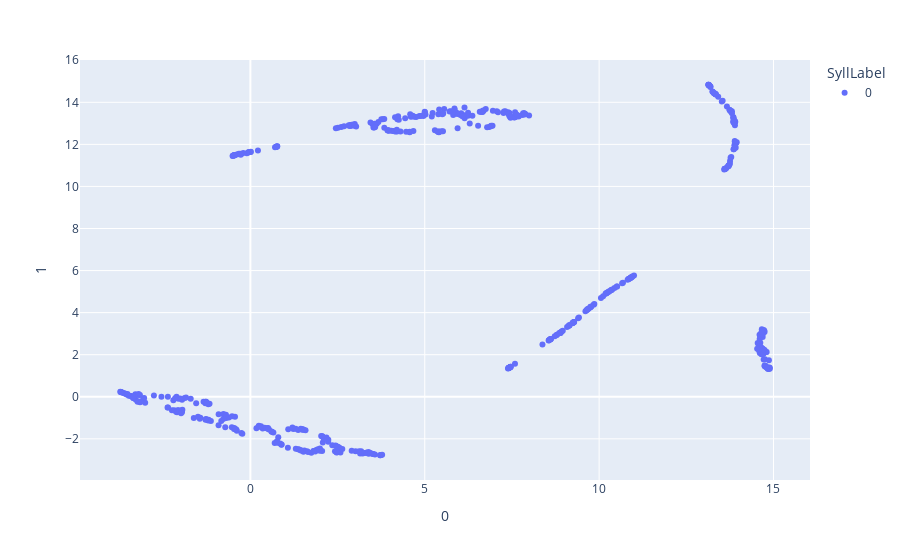

The code cell stored with this chart in its notebook:
### Code cell
umap_2d = umap.UMAP(n_components=2, init='random', n_neighbors=20, min_dist=0.01)
#umap_3d = UMAP(n_components=3, init='random', random_state=0)

proj_2d = umap_2d.fit_transform(data1)
#proj_3d = umap_3d.fit_transform(features)

fig_2d = px.scatter(
    proj_2d, x=0, y=1,
    color=data.SyllLabel, labels={'color': 'SyllLabel'}
)
# fig_3d = px.scatter_3d(
#     proj_3d, x=0, y=1, z=2,
#     color=df.species, labels={'color': 'species'}
# )
# fig_3d.update_traces(marker_size=5)

fig_2d.show()
#fig_3d.show()

### Figure 1 — Plotly figure (JSON) as saved in the notebook; plotly's stock layout.template omitted (floating-point values rounded to 4 significant figures; data arrays with more than 128 entries replaced by an {"elided": "..."} marker saying what was removed)
{"data": [{"hovertemplate": "SyllLabel=0<br>0=%{x}<br>1=%{y}<extra></extra>", "legendgroup": "0", "marker": {"color": "#636efa", "symbol": "circle"}, "mode": "markers", "name": "0", "orientation": "v", "showlegend": true, "type": "scatter", "x": {"elided": "565 float values"}, "xaxis": "x", "y": {"elided": "565 float values"}, "yaxis": "y"}], "layout": {"legend": {"title": {"text": "SyllLabel"}, "tracegroupgap": 0}, "margin": {"t": 60}, "xaxis": {"anchor": "y", "domain": [0, 1], "title": {"text": "0"}}, "yaxis": {"anchor": "x", "domain": [0, 1], "title": {"text": "1"}}}}
